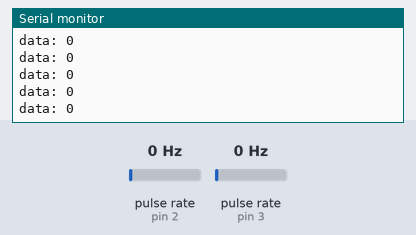
This sketch was run on a simulated Arduino Mega 2560, built with avr-gcc and run on an emulated ATmega2560. Shown: the last lines printed to the serial monitor. Wiring (inferred from the names in the program): 2 × pulse sensor: data pin 2 / data pin 3. Inputs (shaded band) come from the test bench; at power-on: pulse rate (sensors on pin 3, pin 2) 0 Hz. No radio packets arrive unless stated.

Above: at 1.2 s.
1.3 s: pulse rate (sensor on pin 3) set to 2 Hz
4.3 s: pulse rate (sensor on pin 2) set to 150 Hz
At 5.3 s:
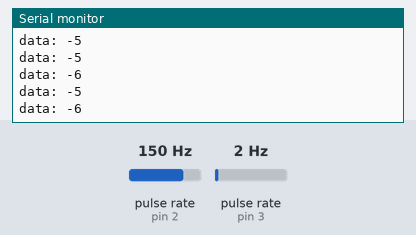
7.3 s: pulse rate (sensor on pin 3) set to 50 Hz
At 7.9 s:
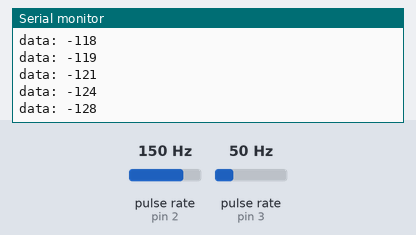
10.3 s: pulse rate (sensor on pin 2) set to 4 Hz
At 10.9 s:
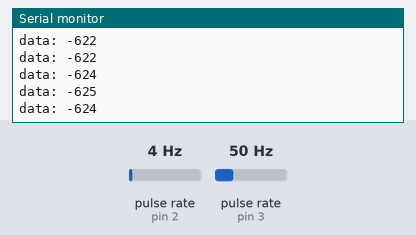
Timing chart, 0 to 12.8 s (numbered marks = the images above; inputs shaded):
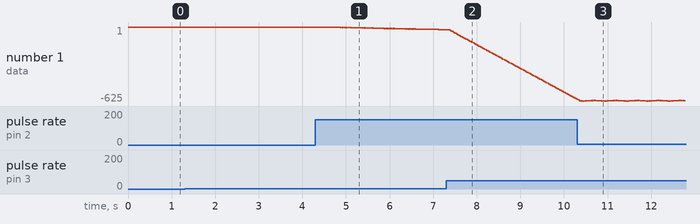

The sketch:

sketch_apr23a.ino
```cpp
#include <SPI.h>
#include <nRF24L01.h>
#include <RF24.h> // https://github.com/maniacbug/RF24


const uint64_t pipe = 0xF0F1F2F3F4LL; // индитификатор передачи, "труба"

RF24 radio(9, 53); // CE, CSN

int encoderPin1 = 2;
int encoderPin2 = 3;

volatile int lastEncoded = 0;
volatile long encoderValue = 0;

long lastencoderValue = 0;

int lastMSB = 0;
int lastLSB = 0;

void setup(){
  Serial.begin(9600);

  pinMode(encoderPin1, INPUT);
  pinMode(encoderPin2, INPUT);

  digitalWrite(encoderPin1, HIGH); //turn pullup resistor on
  digitalWrite(encoderPin2, HIGH); //turn pullup resistor on

  //call updateEncoder() when any high/low changed seen
  //on interrupt 0 (pin 2), or interrupt 1 (pin 3)
  attachInterrupt(0, updateEncoder, CHANGE);
  attachInterrupt(1, updateEncoder, CHANGE);

  radio.begin();
  delay(2);
  radio.setChannel(9); // канал (0-127)

      // скорость, RF24_250KBPS, RF24_1MBPS или RF24_2MBPS
      // RF24_250KBPS на nRF24L01 (без +) неработает.
      // меньше скорость, выше чувствительность приемника.
  radio.setDataRate(RF24_1MBPS);

      // мощьность передатчика, RF24_PA_MIN=-18dBm, RF24_PA_LOW=-12dBm, RF24_PA_MED=-6dBM,
  radio.setPALevel(RF24_PA_HIGH);

  radio.openWritingPipe(pipe); // открываем трубу на передачу.
}


void loop()
{

  int data = encoderValue; // читаем значение

  radio.write(&data, sizeof(data)); // отправляем данные и указываем сколько байт пакет

  Serial.print("data: ");
  Serial.println(data);

}
//From bildr article: http://bildr.org/2012/08/rotary-encoder-arduino/

//these pins can not be changed 2/3 are special pins


void updateEncoder(){
  int MSB = digitalRead(encoderPin1); //MSB = most significant bit
  int LSB = digitalRead(encoderPin2); //LSB = least significant bit

  int encoded = (MSB << 1) |LSB; //converting the 2 pin value to single number
  int sum  = (lastEncoded << 2) | encoded; //adding it to the previous encoded value

  if(sum == 13 || sum == 4 || sum == 2 || sum == 11) encoderValue ++;
  if(sum == 14 || sum == 7 || sum == 1 || sum == 8 ) encoderValue --;

  lastEncoded = encoded; //store this value for next time
}
```

Measured:
- after the input at 4.3 s, the serial monitor: prints a new line after 0.08 s (image 1)
- after the input at 7.3 s, the serial monitor: prints a new line after 0.19 s (image 2)
- plotted number 1: 0 → -1 after the input at 1.3 s, -1 → -21 after the input at 4.3 s, -21 → -608 after the input at 7.3 s
